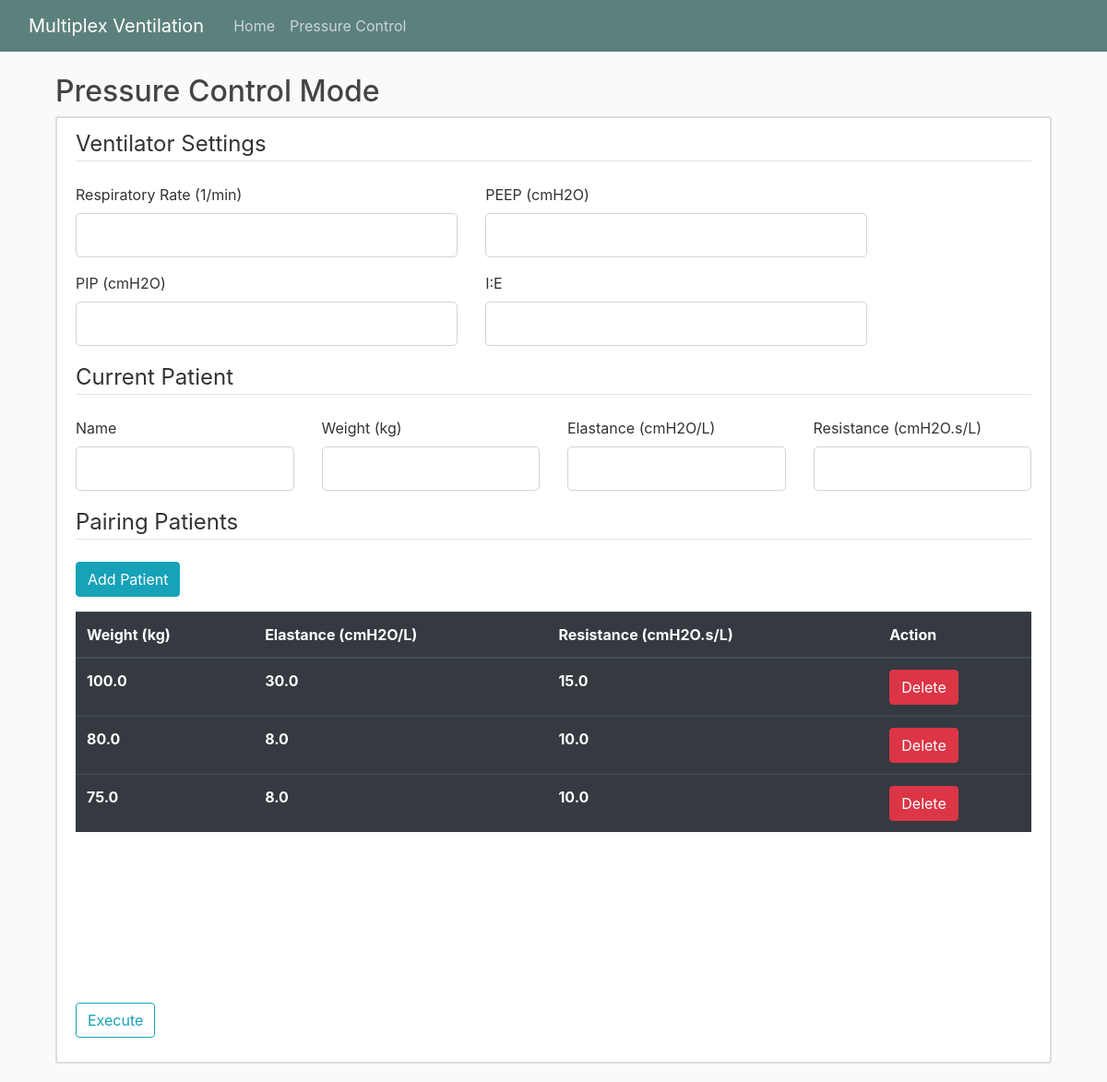
Page /pressurecontrol on the earlier database version.
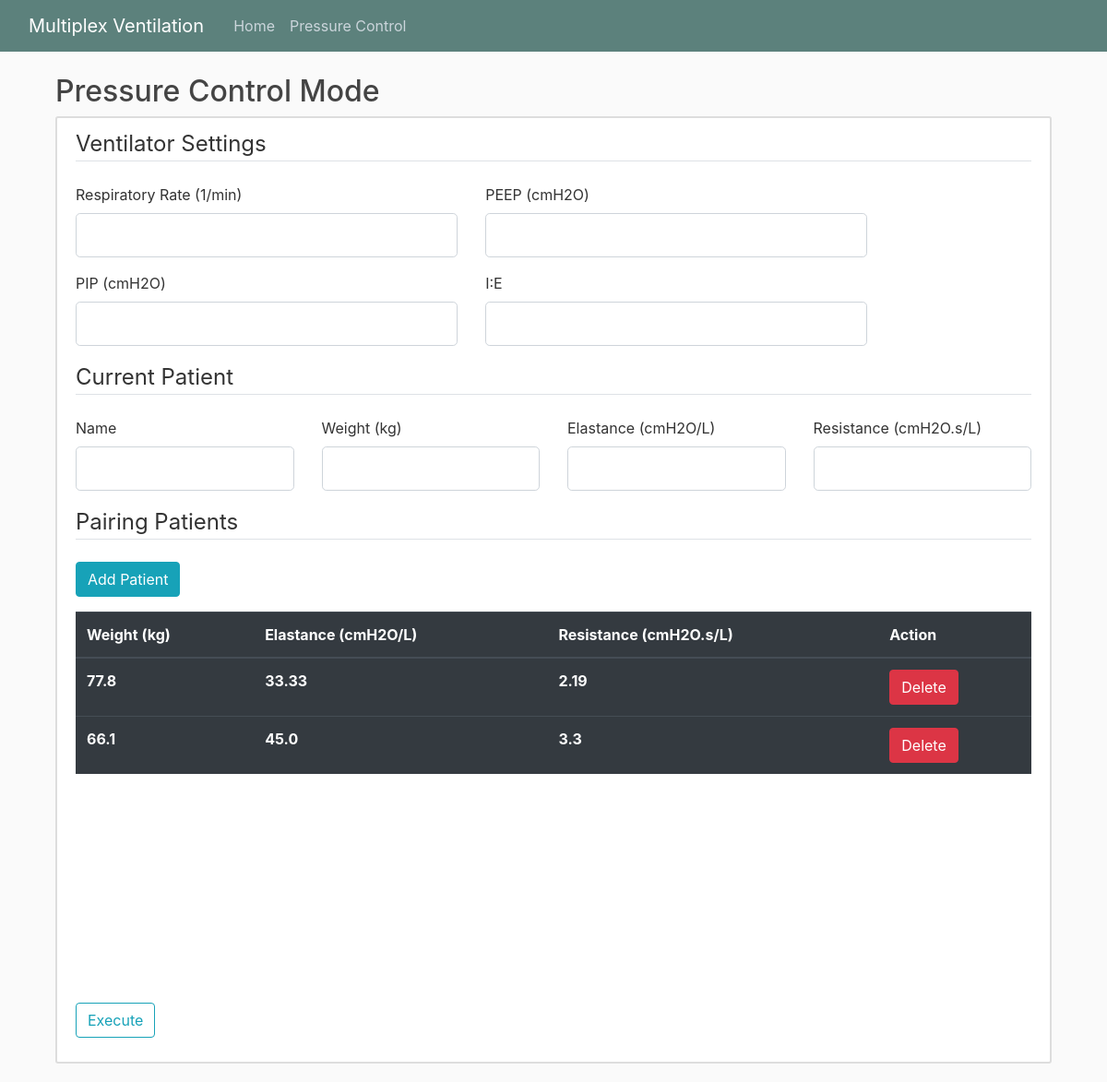
Same page on the later database version.
### multiplexventilation/models.py (models this page shows, shortened)
class CandidatePatient(db.Model):
    id = db.Column(db.Integer, primary_key=True, autoincrement=True) # Unique id for patient
    weight = db.Column(db.Float, nullable=False)
    elastance = db.Column(db.Float, nullable=False)
    resistance = db.Column(db.Float, nullable=False)

### multiplexventilation/PCmode/routes.py (the view)
@PCmode.route("/pressurecontrol", methods=['GET', 'POST'])
def pressure():
    form = PCVentilatorForm()
    candidateform = CandidatePatientForm()
    candidates_data = CandidatePatient.query.all() # Getting the data of the candidates from the database
    pairingform = PairingPatientForm()
    setting_data = PatientPC.query.get(1) # Getting the previous data of the MV setting to be overwritten by the new data
    if form.validate_on_submit():
        weight2 = []
        E2 = []
        R2 = []
        if candidates_data:
            for i in candidates_data:
                weight2.append(i.weight)
                E2.append(i.elastance)
                R2.append(i.resistance)
        else:
            weight2.append(form.weight.data)
            E2.append(form.elastance.data)
            R2.append(form.resistance.data)
        setting_data.PIP = form.PIP.data
        setting_data.PEEP = form.PEEP.data
        setting_data.RR = form.RR.data
        setting_data.I_E = form.I_E.data
        setting_data.elastance = form.elastance.data
        setting_data.resistance = form.resistance.data
        setting_data.weight = form.weight.data
        setting_data.PatientName = form.PatientName.data
        db.session.commit()
        mode = PCModel(form.weight.data, form.elastance.data, form.resistance.data,
                    form.RR.data, form.PEEP.data, form.PIP.data, form.I_E.data)
        PairMode = PCPairing(weight2, E2, R2,
                            form.RR.data, form.PEEP.data, form.PIP.data, form.I_E.data)
        P1_graph = mode.simulate()
        Pairing_graph = PairMode.simulate()
        return render_template('pressure.html', title='PC Mode', form=form, candidateform=candidateform,
                                P1_graph=Markup(P1_graph), Pairing_graph=Markup(Pairing_graph), candidates=candidates_data, pairingform = pairingform)
    else:
        return render_template('pressure.html', title='PC Mode', form=form, candidateform=candidateform, candidates=candidates_data,
                                P1_graph=False, Pairing_graph="",
                                pairingform = pairingform)

### multiplexventilation/PCmode/forms.py
class PCVentilatorForm(FlaskForm):
    RR = FloatField('Respiratory Rate (1/min)', validators=[DataRequired(), NumberRange(
        min=5, max=50, message="Please enter a number within the range of 5 to 50 ")])
    PEEP = FloatField('PEEP (cmH2O)', validators=[DataRequired()])
    PIP = FloatField('PIP (cmH2O)', validators=[DataRequired()])
    I_E = FloatField('I:E', validators=[DataRequired()])
    weight = FloatField('Weight (kg)', validators=[DataRequired(), NumberRange(
        min=2,  message="Please enter a number larger than 2 ")])
    elastance = FloatField('Elastance (cmH2O/L)', validators=[DataRequired(), NumberRange(
        min=1, max=60, message="Please enter a number within the range of 1 to 60 ")])
    resistance = FloatField('Resistance (cmH2O.s/L)', validators=[DataRequired(), NumberRange(
        min=1, max=60, message="Please enter a number within the range of 1 to 60 ")])
    PatientName = StringField('Name',
                              validators=[DataRequired(), Length(min=2, max=20)])
    submit = SubmitField('Execute')

class CandidatePatientForm(FlaskForm):
    weight2 = FloatField('Weight (kg)', validators=[DataRequired()])
    E2 = FloatField('Elastance (cmH2O/L)', validators=[DataRequired(), NumberRange(
        min=1, max=50, message="Please enter a number within the range of 1 to 50 ")])
    R2 = FloatField('Resistance (cmH2O.s/L)', validators=[DataRequired(), NumberRange(
        min=1, max=50, message="Please enter a number within the range of 1 to 50 ")])
    add = SubmitField('Add')

### multiplexventilation/templates/pressure.html (shortened to what this page needs)
{% extends "layout.html" %}
{% block content %}
    <h2>Pressure Control Mode</h2>
    <div class="row">
        <div class="col-md-12">
            <div class="content-section">
                <form method="POST" action="">
                    <fieldset class="form-group">
                        <legend class="border-bottom mb-4">Ventilator Settings</legend>
                        <div class="row">
                            <div class="col-md-5">
                                <div class="form-group">
                                    <div class="form-group">
                                        {{ form.RR.label(class="form-control-label") }}
                                        {% if form.RR.errors %}
                                            {{ form.RR(class="form-control form-control-lg is-invalid") }}
                                            <div class="invalid-feedback">
                                                {% for error in form.RR.errors %}
                                                    <span>{{ error }}</span>
                                                {% endfor %}
                                            </div>
                                        {% else %}
                                            {{ form.RR(class="form-control form-control-lg") }}
                                        {% endif %}
                                    </div>
                                </div>
                            </div>
                            <div class="col-md-5">
                                <div class="form-group">
                                    {{ form.PEEP.label(class="form-control-label") }}
                                    {% if form.PEEP.errors %}
                                        {{ form.PEEP(class="form-control form-control-lg is-invalid") }}
                                        <div class="invalid-feedback">
                                            {% for error in form.PEEP.errors %}
                                                <span>{{ error }}</span>
                                            {% endfor %}
                                        </div>
                                    {% else %}
                                        {{ form.PEEP(class="form-control form-control-lg") }}
                                    {% endif %}
                                </div>
                            </div>
                        </div>
                        <div class="row">
                            <div class="col-md-5">
                                <div class="form-group">
                                    {{ form.PIP.label(class="form-control-label") }}
                                    {% if form.PIP.errors %}
                                        {{ form.PIP(class="form-control form-control-lg is-invalid") }}
                                        <div class="invalid-feedback">
                                            {% for error in form.PIP.errors %}
                                                <span>{{ error }}</span>
                                            {% endfor %}
                                        </div>
                                    {% else %}
                                        {{ form.PIP(class="form-control form-control-lg") }}
                                    {% endif %}
                                </div>
                            </div>
                            <div class="col-md-5">
                                <div class="form-group">
                                    {{ form.I_E.label(class="form-control-label") }}
                                    {% if form.I_E.errors %}
                                        {{ form.I_E(class="form-control form-control-lg is-invalid") }}
                                        <div class="invalid-feedback">
                                            {% for error in form.I_E.errors %}
                                                <span>{{ error }}</span>
                                            {% endfor %}
                                        </div>
                                    {% else %}
                                        {{ form.I_E(class="form-control form-control-lg") }}
                                    {% endif %}
                                </div>
                            </div>
                        </div>
                        <legend class="border-bottom mb-4">Current Patient</legend>
                        <div class="row">
                            <div class="col-md-3">
                                <div class="form-group">
                                    {{ form.PatientName.label(class="form-control-label") }}
                                    {% if form.PatientName.errors %}
                                        {{ form.PatientName(class="form-control form-control-lg is-invalid") }}
                                        <div class="invalid-feedback">
                                            {% for error in form.PatientName.errors %}
                                                <span>{{ error }}</span>
                                            {% endfor %}
                                        </div>
                                    {% else %}
                                        {{ form.PatientName(class="form-control form-control-lg") }}
                                    {% endif %}
                                </div>
                            </div>
                            <div class="col-md-3">
                                <div class="form-group">
                                    {{ form.weight.label(class="form-control-label") }}
                                    {% if form.weight.errors %}
                                        {{ form.weight(class="form-control form-control-lg is-invalid") }}
                                        <div class="invalid-feedback">
                                            {% for error in form.weight.errors %}
                                                <span>{{ error }}</span>
                                            {% endfor %}
                                        </div>
                                    {% else %}
                                        {{ form.weight(class="form-control form-control-lg") }}
                                    {% endif %}
                                </div>
                            </div>
                            <div class="col-md-3">
                                <div class="form-group">
                                    {{ form.elastance.label(class="form-control-label") }}
                                    {% if form.elastance.errors %}
                                        {{ form.elastance(class="form-control form-control-lg is-invalid") }}
                                        <div class="invalid-feedback">
                                            {% for error in form.elastance.errors %}
                                                <span>{{ error }}</span>
                                            {% endfor %}
                                        </div>
                                    {% else %}
                                        {{ form.elastance(class="form-control form-control-lg") }}
                                    {% endif %}
                                </div>
                            </div>
                            <div class="col-md-3">
                                <div class="form-group">
                                    {{ form.resistance.label(class="form-control-label") }}
                                    {% if form.resistance.errors %}
                                        {{ form.resistance(class="form-control form-control-lg is-invalid") }}
                                        <div class="invalid-feedback">
                                            {% for error in form.resistance.errors %}
                                                <span>{{ error }}</span>
                                            {% endfor %}
                                        </div>
                                    {% else %}
                                        {{ form.resistance(class="form-control form-control-lg") }}
                                    {% endif %}
                                </div>
                            </div>
                        </div>
                        <legend class="border-bottom mb-4">Pairing Patients</legend>
                        <button type="button" class="btn btn-info" data-bs-toggle="modal" data-bs-target='#mymodal'>Add Patient</button>
                    </fieldset>
                    <div  class="table-wrapper-scroll-y my-custom-scrollbar">
                        <table class="table table-hover table-dark">
                            <thead>
                                <tr>
                                    <th>Weight (kg)</th>
                                    <th>Elastance (cmH2O/L)</th>
                                    <th>Resistance (cmH2O.s/L)</th>
                                    <th>Action</th>
                                </tr>
                            </thead>
                            {% for row in candidates%}
                            <div id = "candidateSection{{row.id}}">
                                <tr>
                                    <th>{{row.weight}}</th>
                                    <th>{{row.elastance}}</th>
                                    <th>{{row.resistance}}</th>
                                    <th>
                                        <a href="{{url_for("PCmode.delete_candidate", row_id=row.id)}}" onclick="return confirm('Are You Sure To Delete?')" ><button type="button" class="btn btn-danger deleteButton">Delete</button></a>
                                    </th>
                                </tr>
                            </div>
                            {% endfor %}
                        </table>
                    </div>
                    <br>
                    <div class="form-group">
                    <a id=submitButton>{{ form.submit(class="btn btn-outline-info") }}</a>
                    </div>
                </form>
            </div>
        </div>
    </div>
{% endblock content %}

### multiplexventilation/templates/layout.html (shortened to what this page needs)
<!DOCTYPE html>
<html>
<head>
    <link rel="stylesheet" href="https://stackpath.bootstrapcdn.com/bootstrap/4.4.1/css/bootstrap.min.css">
    <link rel="stylesheet" type="text/css" href="{{ url_for('static', filename='main.css') }}">
</head>
<body>
  <header class="site-header">
    <nav class="navbar navbar-expand-md navbar-dark bg-steel fixed-top">
      <div class="container-fluid">
        <a class="navbar-brand mr-4" href="/">Multiplex Ventilation</a>
        <div class="collapse navbar-collapse" id="navbarToggle">
          <div class="navbar-nav mr-auto">
            <a class="nav-item nav-link" href="{{url_for("main.home")}}">Home</a>
            <a class="nav-item nav-link" href="{{url_for("PCmode.pressure")}}">Pressure Control</a>
          </div>
        </div>
      </div>
    </nav>
  </header>
  <main role="main" class="container">
    <div class="col-md-12">
        {% block content %}{% endblock %}
</body>
</html>

### multiplexventilation/static/main.css (style rules this page uses)
body { background: #fafafa; color: #333333; margin-top: 5rem; }
h1, h2, h3, h4, h5, h6 { color: #444444; }
.bg-steel { background-color: rgb(92, 129, 124); }
.site-header .navbar-nav .nav-link { color: #cbd5db; }
.content-section { background: #ffffff; padding: 10px 20px; border: 2px solid #dddddd; border-radius: 3px; margin-bottom: 20px; }
.my-custom-scrollbar { position: relative; height: 400px; overflow: auto; }
.table-wrapper-scroll-y { display: block; }
.table thead th { position: sticky; top: 0; z-index : 1; }

Differences in the rows shown:
removed CandidatePatient: weight "100.0", elastance "30.0", resistance "15.0"
removed CandidatePatient: weight "80.0", elastance "8.0", resistance "10.0"
removed CandidatePatient: weight "75.0", elastance "8.0", resistance "10.0"
added CandidatePatient: weight "77.8", elastance "33.33", resistance "2.19"
added CandidatePatient: weight "66.1", elastance "45.0", resistance "3.3"
